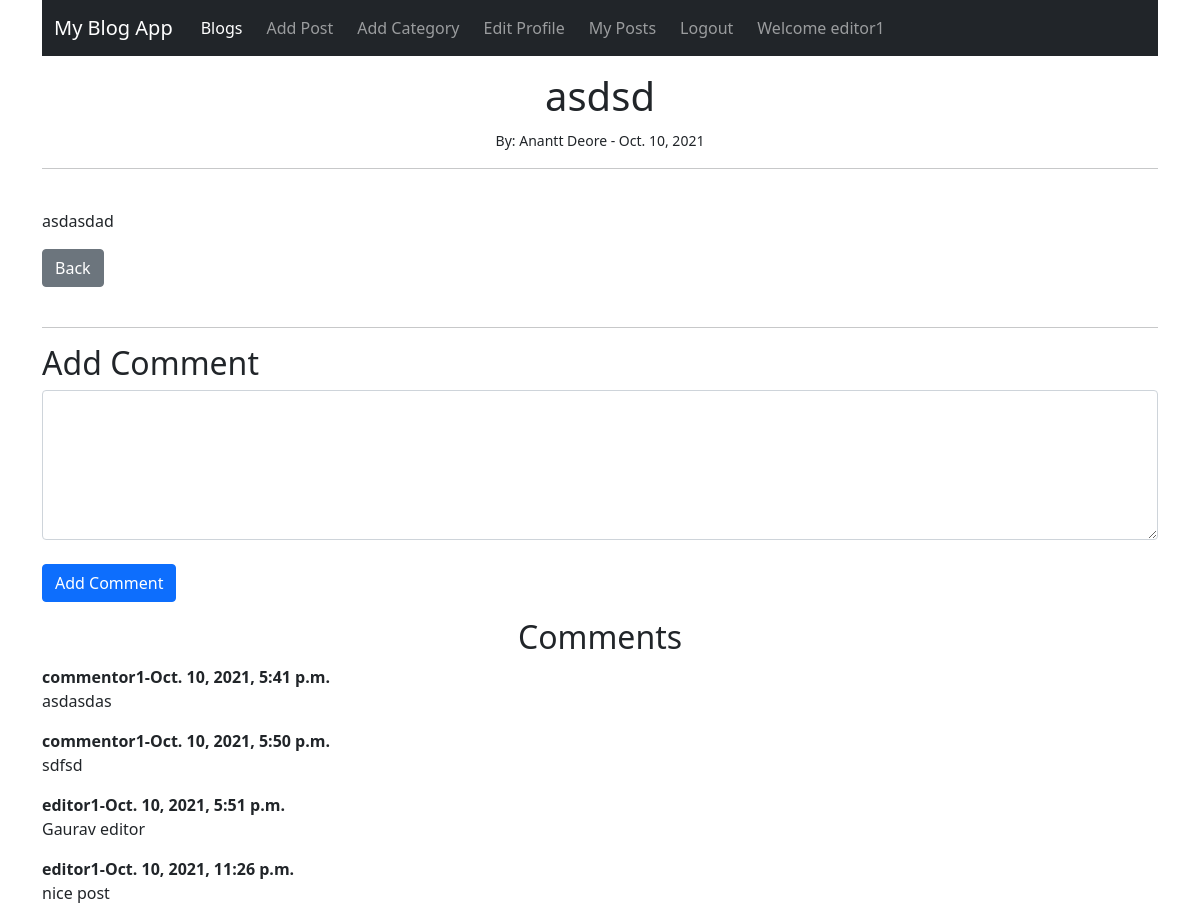
Screenshot of /article/28 (signed in) with the database file from the repository.
### blogapp/models.py (models this page shows, shortened)
class Post(models.Model):
    title = models.CharField(max_length=255)
    author = models.ForeignKey(User,on_delete=models.CASCADE)
    body = models.TextField()
    publish_date = models.DateField(auto_now_add=True)
    category = models.ForeignKey(Category,on_delete=models.CASCADE)

class Comment(models.Model):
    post = models.ForeignKey(Post,related_name='comments',on_delete=models.CASCADE)
    user = models.ForeignKey(User,related_name='comments',on_delete=models.CASCADE)
    body = models.TextField()
    date_added = models.DateTimeField(auto_now_add=True)

### blogapp/views.py (the view)
# urls.py: path('article/<int:pk>',views.ArticleView.as_view(),name="article" ),
class ArticleView(LoginRequiredMixin,DetailView):
    model = Post
    template_name = 'blogapp/article.html'

### blogapp/templates/blogapp/article.html (shortened to what this page needs)
{% extends 'blogapp/base.html' %}
{% block content %}
    <div class="text-center mt-3">
    <h1 class="text-center mt-3" >{{post.title}}</h1>
    <small>By: {{post.author.first_name}} {{post.author.last_name}} - {{post.publish_date}}</small>
</div>
    <hr>
    <br/>
       <p>
        {{post.body|safe}}
       </p>
       <a href="{% url 'home' %}" class="btn btn-secondary">Back</a>
        <br>
        <br>
        <hr>
        <h2>Add Comment</h2>
        <div class="form-group">
            <form action="{% url 'add_comment' post.id %}" method="POST">
                <textarea name="body" cols="40" rows="10" class="form-control" required="" id="id_body" style="height: 150px;"></textarea>
                <br>
                <input type="submit" class="btn btn-primary" value="Add Comment">
            </form>
        </div>
        <h2 class="text-center mt-3">Comments</h2>
        {% if not post.comments.all %}
            <p class="text-center mt-3">No Comments yet... </p>
        {%else%}
            {% for comment in post.comments.all %}
            <strong>
                {{comment.user.username}}-{{comment.date_added}}
            </strong>
             <br>
                <p>
                    {{comment.body}}
                </p>
            {% endfor %}
        {%endif%}
{% endblock %}

### blogapp/templates/blogapp/base.html (shortened to what this page needs)
<!doctype html>
<html lang="en">
<head>
  <link href="https://cdn.jsdelivr.net/npm/bootstrap@5.1.1/dist/css/bootstrap.min.css" rel="stylesheet"
>
</head>
<body>
  <div class="container">
    <nav class="navbar navbar-expand-lg navbar-dark bg-dark">
      <div class="container-fluid">
        <a class="navbar-brand" href="#">My Blog App</a>
        <div class="collapse navbar-collapse" id="navbarSupportedContent">
          <ul class="navbar-nav me-auto mb-2 mb-lg-0">
            {% if user.is_authenticated %}
            {% if user.is_superuser %}
            <li class="nav-item mx-1">
              <a class="nav-link active" aria-current="page" href="{% url 'admin_home' %}">Admin Home</a>
            </li>
            <li class="nav-item mx-1">
              <a class="nav-link active" href="{% url 'home' %}">Blogs</a>
            </li>
            <!-- <li class="nav-item mx-1">
              <a class="nav-link active" aria-current="page" href="{% url 'home' %}">Visit Site</a>
            </li> -->
            {%else%}
            <li class="nav-item mx-1">
              <a class="nav-link active"  href="{% url 'home' %}">Blogs</a>
            </li>
            {% endif %}
            <li class="nav-item mx-1">
              <a class="nav-link" href="{% url 'add_post' %}">Add Post</a>
            </li>
            <li class="nav-item mx-1">
              <a class="nav-link" href="{% url 'addCategory' %}">Add Category</a>
            </li>
            <li class="nav-item mx-1">
              <a class="nav-link" href="{% url 'edit_profile' %}">Edit Profile</a>
            </li>
            <li class="nav-item mx-1">
              <a class="nav-link" href="{% url 'my_posts' %}">My Posts</a>
            </li>
            <li class="nav-item mx-1">
              <a class="nav-link" href="{% url 'logout' %}">Logout</a>
            </li>
            <li class="nav-item mx-1">
              <a class="nav-link" href="">Welcome {{user.username}}</a>
            </li>
            {% endif %}
        </ul>
        </div>
      </div>
    </nav>
    {% block content %}
    {% endblock %}
  </div>
</body>
</html>

### blogapp/templates/blogapp/base.html (style rules this page uses)
a:link { text-decoration: none; }

### rows the page displays
Post: title "asdsd", author.first_name "Anantt", author.last_name "Deore", publish_date "Oct. 10, 2021", body "asdasdad"
Comment: user.username "commentor1", date_added "Oct. 10, 2021, 5:41 p.m.", body "asdasdas"
Comment: user.username "commentor1", date_added "Oct. 10, 2021, 5:50 p.m.", body "sdfsd"
Comment: user.username "editor1", date_added "Oct. 10, 2021, 5:51 p.m.", body "Gaurav editor"
Comment: user.username "editor1", date_added "Oct. 10, 2021, 11:26 p.m.", body "nice post"

### other values shown
{{ user.username }} "editor1"
